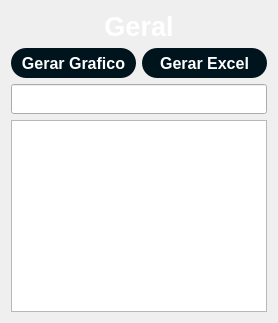
          <widget class="QWidget" name="Geral">
           <attribute name="title">
            <string>Geral</string>
           </attribute>
           <layout class="QVBoxLayout" name="verticalLayout_10">
            <item>
             <widget class="QLabel" name="label_16">
              <property name="font">
               <font>
                <pointsize>20</pointsize>
                <weight>75</weight>
                <bold>true</bold>
               </font>
              </property>
              <property name="styleSheet">
               <string notr="true">color: rgb(255, 255, 255);</string>
              </property>
              <property name="text">
               <string>Geral</string>
              </property>
              <property name="alignment">
               <set>Qt::AlignCenter</set>
              </property>
             </widget>
            </item>
            <item>
             <layout class="QHBoxLayout" name="horizontalLayout_12">
              <item>
               <widget class="QPushButton" name="btn_chart">
                <property name="minimumSize">
                 <size>
                  <width>0</width>
                  <height>30</height>
                 </size>
                </property>
                <property name="font">
                 <font>
                  <pointsize>12</pointsize>
                  <weight>75</weight>
                  <bold>true</bold>
                  <stylestrategy>PreferAntialias</stylestrategy>
                 </font>
                </property>
                <property name="cursor">
                 <cursorShape>PointingHandCursor</cursorShape>
                </property>
                <property name="styleSheet">
                 <string notr="true">QPushButton{
	color: rgb(255, 255, 255);
	border-radius: 15px;
	font-size: 16px;
	background-color:rgb(0, 20, 30);
}

QPushButton:hover{
	background-color: #fff;
	color: black;
}</string>
                </property>
                <property name="text">
                 <string>Gerar Grafico</string>
                </property>
               </widget>
              </item>
              <item>
               <widget class="QPushButton" name="btn_excel">
                <property name="minimumSize">
                 <size>
                  <width>0</width>
                  <height>30</height>
                 </size>
                </property>
                <property name="font">
                 <font>
                  <pointsize>12</pointsize>
                  <weight>75</weight>
                  <bold>true</bold>
                  <stylestrategy>PreferAntialias</stylestrategy>
                 </font>
                </property>
                <property name="cursor">
                 <cursorShape>PointingHandCursor</cursorShape>
                </property>
                <property name="styleSheet">
                 <string notr="true">QPushButton{
	color: rgb(255, 255, 255);
	border-radius: 15px;
	font-size: 16px;
	background-color:rgb(0, 20, 30);
}

QPushButton:hover{
	background-color: #fff;
	color: black;
}</string>
                </property>
                <property name="text">
                 <string>Gerar Excel</string>
                </property>
               </widget>
              </item>
             </layout>
            </item>
            <item>
             <widget class="QLineEdit" name="txt_filtro">
              <property name="minimumSize">
               <size>
                <width>0</width>
                <height>30</height>
               </size>
              </property>
              <property name="font">
               <font>
                <pointsize>12</pointsize>
               </font>
              </property>
              <property name="cursor">
               <cursorShape>IBeamCursor</cursorShape>
              </property>
              <property name="styleSheet">
               <string notr="true">color:rgb(255, 255, 255);</string>
              </property>
              <property name="text">
               <string/>
              </property>
              <property name="alignment">
               <set>Qt::AlignCenter</set>
              </property>
              <property name="placeholderText">
               <string>Filtro</string>
              </property>
             </widget>
            </item>
            <item>
             <widget class="QTableView" name="tw_geral"/>
            </item>
           </layout>
          </widget>
